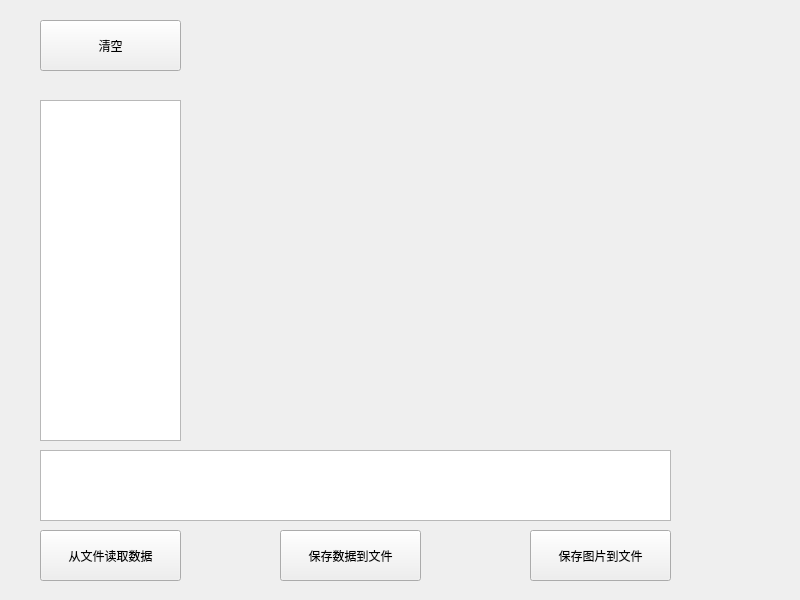
<?xml version="1.0" encoding="UTF-8"?>
<ui version="4.0">
 <class>MainWindow</class>
 <widget class="QMainWindow" name="MainWindow">
  <property name="geometry">
   <rect>
    <x>0</x>
    <y>0</y>
    <width>800</width>
    <height>600</height>
   </rect>
  </property>
  <property name="windowTitle">
   <string>MainWindow</string>
  </property>
  <widget class="QWidget" name="centralwidget">
   <widget class="QPushButton" name="btnRead">
    <property name="geometry">
     <rect>
      <x>40</x>
      <y>530</y>
      <width>141</width>
      <height>51</height>
     </rect>
    </property>
    <property name="text">
     <string>从文件读取数据</string>
    </property>
   </widget>
   <widget class="QPushButton" name="btnSaveData">
    <property name="geometry">
     <rect>
      <x>280</x>
      <y>530</y>
      <width>141</width>
      <height>51</height>
     </rect>
    </property>
    <property name="text">
     <string>保存数据到文件</string>
    </property>
   </widget>
   <widget class="QPushButton" name="btnSavePlot">
    <property name="geometry">
     <rect>
      <x>530</x>
      <y>530</y>
      <width>141</width>
      <height>51</height>
     </rect>
    </property>
    <property name="text">
     <string>保存图片到文件</string>
    </property>
   </widget>
   <widget class="QPushButton" name="btnClear">
    <property name="geometry">
     <rect>
      <x>40</x>
      <y>20</y>
      <width>141</width>
      <height>51</height>
     </rect>
    </property>
    <property name="text">
     <string>清空</string>
    </property>
   </widget>
   <widget class="QTableWidget" name="tableWidget">
    <property name="geometry">
     <rect>
      <x>40</x>
      <y>100</y>
      <width>141</width>
      <height>341</height>
     </rect>
    </property>
   </widget>
   <widget class="QChartView" name="widget" native="true">
    <property name="geometry">
     <rect>
      <x>260</x>
      <y>100</y>
      <width>421</width>
      <height>341</height>
     </rect>
    </property>
   </widget>
   <widget class="QTextEdit" name="textEdit">
    <property name="geometry">
     <rect>
      <x>40</x>
      <y>450</y>
      <width>631</width>
      <height>71</height>
     </rect>
    </property>
   </widget>
  </widget>
 </widget>
 <customwidgets>
  <customwidget>
   <class>QChartView</class>
   <extends>QWidget</extends>
   <header>qchartview.h</header>
   <container>1</container>
  </customwidget>
 </customwidgets>
 <resources/>
 <connections/>
</ui>
